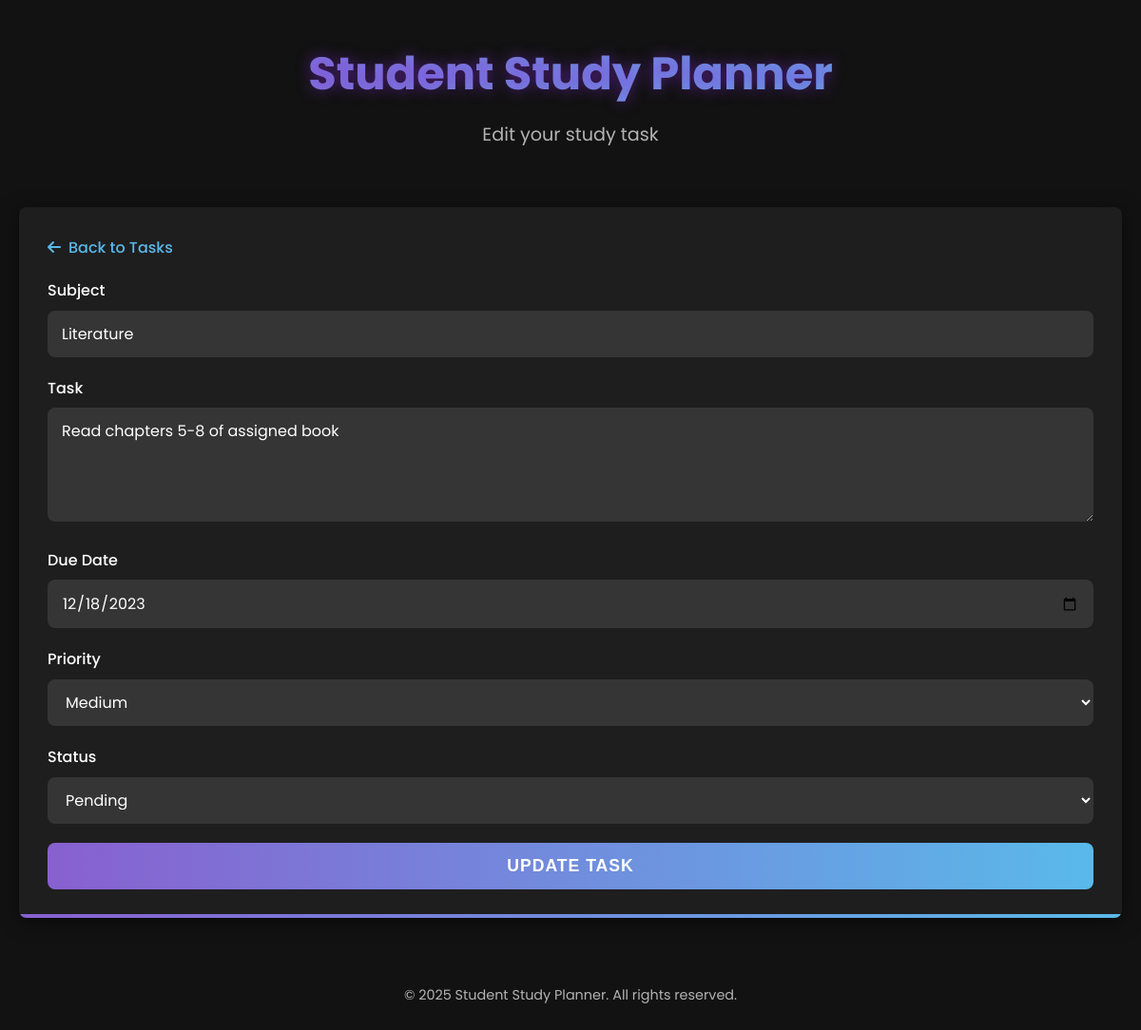
The app's page /edit_task.php?id=4 with its own data.
### tables this page shows
CREATE TABLE IF NOT EXISTS study_tasks (
    id INT AUTO_INCREMENT PRIMARY KEY,
    subject VARCHAR(100) NOT NULL,
    task_description TEXT NOT NULL,
    due_date DATE NOT NULL,
    priority ENUM('high', 'medium', 'low') DEFAULT 'medium',
    status ENUM('pending', 'in_progress', 'completed') DEFAULT 'pending',
    created_at TIMESTAMP DEFAULT CURRENT_TIMESTAMP,
    updated_at TIMESTAMP DEFAULT CURRENT_TIMESTAMP ON UPDATE CURRENT_TIMESTAMP
);

### edit_task.php (the view, shortened to what this page needs)
<?php
$database = new Database();
$conn = $database->getConnection();
$task = null;
$task_id = intval($_GET['id']);
try {
    $stmt = $conn->prepare("SELECT * FROM study_tasks WHERE id = :id");
    $stmt->bindParam(':id', $task_id);
    $stmt->execute();
    if ($stmt->rowCount() > 0) {
        $task = $stmt->fetch(PDO::FETCH_ASSOC);
    } else {
        $message = "Task not found.";
        $messageType = "error";
        header("Refresh: 2; URL=index.php");
    }
} catch (PDOException $e) {
    $message = "Database Error: " . $e->getMessage();
    $messageType = "error";
}
?>
<!DOCTYPE html>
<html lang="en">
<head>
    <link rel="stylesheet" href="assets/css/style.css">
    <link rel="stylesheet" href="https://cdnjs.cloudflare.com/ajax/libs/font-awesome/6.4.0/css/all.min.css">
</head>
<body>
    <div class="container">
        <header>
            <h1>Student Study Planner</h1>
            <p>Edit your study task</p>
        </header>
        <main style="grid-template-columns: 1fr;">
            <section class="task-form-container">
                <a href="index.php" class="back-link"><i class="fas fa-arrow-left"></i> Back to Tasks</a>
                <?php if ($task): ?>
                    <form action="<?php echo htmlspecialchars($_SERVER["PHP_SELF"] . '?id=' . $task_id); ?>" method="post" class="task-form">
                        <div class="form-group">
                            <label for="subject">Subject</label>
                            <input type="text" id="subject" name="subject" value="<?php echo htmlspecialchars($task['subject']); ?>" required>
                        </div>
                        <div class="form-group">
                            <label for="task">Task</label>
                            <textarea id="task" name="task" required><?php echo htmlspecialchars($task['task_description']); ?></textarea>
                        </div>
                        <div class="form-group">
                            <label for="due_date">Due Date</label>
                            <input type="date" id="due_date" name="due_date" value="<?php echo htmlspecialchars($task['due_date']); ?>" required>
                        </div>
                        <div class="form-group">
                            <label for="priority">Priority</label>
                            <select id="priority" name="priority">
                                <option value="medium" <?php echo ($task['priority'] == 'medium') ? 'selected' : ''; ?>>Medium</option>
                            </select>
                        </div>
                        <div class="form-group">
                            <label for="status">Status</label>
                            <select id="status" name="status">
                                <option value="pending" <?php echo ($task['status'] == 'pending') ? 'selected' : ''; ?>>Pending</option>
                            </select>
                        </div>
                        <button type="submit" name="update_task" class="btn-add">Update Task</button>
                    </form>
                <?php endif; ?>
            </section>
        </main>
        <footer>
            <p>&copy; <?php echo date('Y'); ?> Student Study Planner. All rights reserved.</p>
        </footer>
    </div>
</body>
</html>

### assets/css/style.css (style rules this page uses)
:root { --primary-gradient-start: #8860d0; --primary-gradient-end: #5ab9ea; --background-color: #121212; --card-background: #1e1e1e; --text-color: #ffffff; --text-secondary: #b3b3b3; --accent-color: #5ab9ea; --error-color: #ff6b6b; --success-color: #6bff6b; --border-radius: 8px; --box-shadow: 0 4px 20px rgba(0, 0, 0, 0.5); --glow-effect: 0 0 15px rgba(138, 43, 226, 0.5); }
* { margin: 0; padding: 0; box-sizing: border-box; }
body { font-family: 'Poppins', sans-serif; background-color: var(--background-color); color: var(--text-color); line-height: 1.6; }
.container { max-width: 1200px; margin: 0 auto; padding: 20px; }
header { text-align: center; margin-bottom: 40px; padding: 20px 0; }
header h1 { font-size: 3rem; font-weight: 700; margin-bottom: 10px; background: linear-gradient(to right, var(--primary-gradient-start), var(--primary-gradient-end)); -webkit-background-clip: text; background-clip: text; color: transparent; text-shadow: var(--glow-effect); }
header p { font-size: 1.2rem; color: var(--text-secondary); }
main { display: grid; grid-template-columns: 1fr; gap: 30px; }
@media (min-width: 768px) { main { grid-template-columns: 1fr 1fr; } }
.task-form-container { background-color: var(--card-background); border-radius: var(--border-radius); padding: 30px; box-shadow: var(--box-shadow); position: relative; overflow: hidden; }
.task-form-container::after { content: ''; position: absolute; bottom: 0; left: 0; right: 0; height: 4px; background: linear-gradient(to right, var(--primary-gradient-start), var(--primary-gradient-end)); }
.form-group { margin-bottom: 20px; }
label { display: block; margin-bottom: 8px; font-weight: 500; font-size: 1rem; }
input, textarea, select { width: 100%; padding: 12px 15px; border: none; background-color: rgba(255, 255, 255, 0.1); color: var(--text-color); border-radius: var(--border-radius); font-family: 'Poppins', sans-serif; font-size: 1rem; transition: all 0.3s ease; }
textarea { min-height: 120px; resize: vertical; }
.btn-add { width: 100%; padding: 14px; background: linear-gradient(to right, var(--primary-gradient-start), var(--primary-gradient-end)); color: white; border: none; border-radius: var(--border-radius); font-size: 1.1rem; font-weight: 600; cursor: pointer; transition: all 0.3s ease; text-transform: uppercase; letter-spacing: 1px; }
footer { text-align: center; margin-top: 50px; padding: 20px 0; color: var(--text-secondary); font-size: 0.9rem; }

### edit_task.php (style rules this page uses)
.back-link { display: inline-flex; align-items: center; margin-bottom: 20px; color: var(--accent-color); text-decoration: none; font-weight: 500; transition: all 0.3s ease; }
.back-link i { margin-right: 8px; }

### records on screen
study_tasks: subject "Literature", task "Read chapters 5-8 of assigned book", due_date "12/18/2023", priority "Medium", status "Pending"
